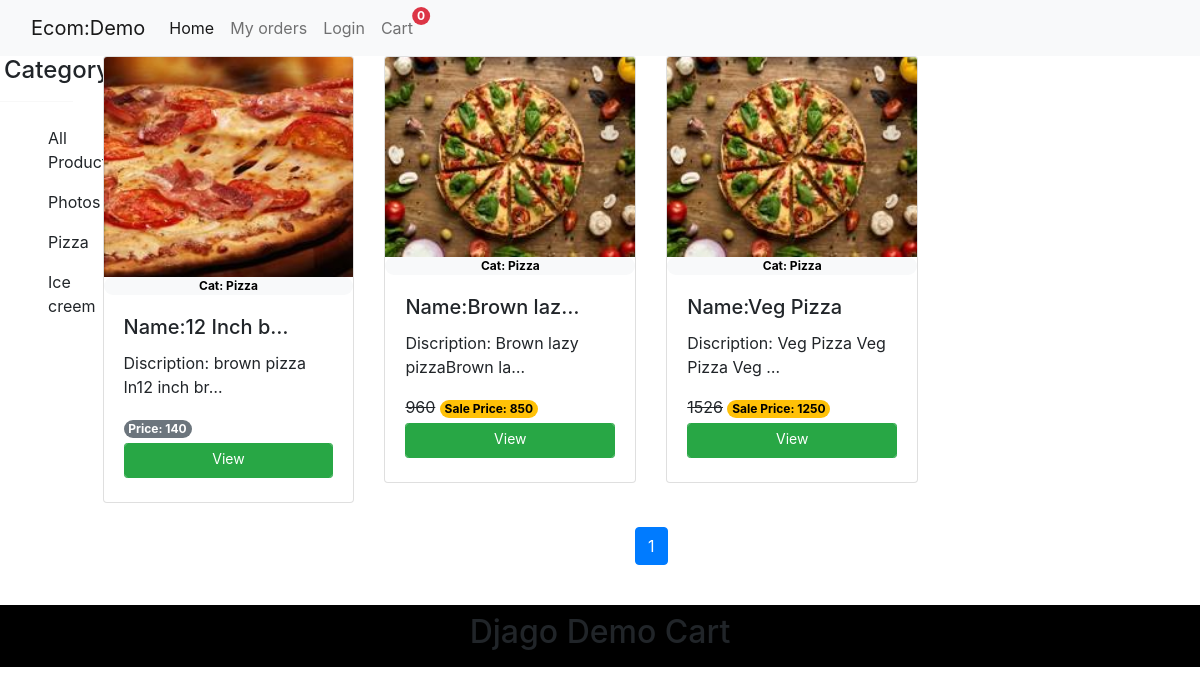
Page /2/ on the committed database.
### store/models.py (models this page shows, shortened)
class Category(models.Model):
    name = models.CharField(max_length=50)
    slug = models.SlugField(unique=True)

class Product(models.Model):
    category = models.ForeignKey(Category, on_delete=models.CASCADE)
    name = models.CharField(max_length=50)
    discription = models.CharField(max_length=500)
    image = models.ImageField(upload_to='static/products/photos')
    price = models.IntegerField()
    sale_price = models.IntegerField(null=True, blank=True)

### store/views.py (the view)
# urls.py: 2. Add a URL to urlpatterns:  path('', views.home, name='home')
def home(request,id=None):
    if id:
        products=Product.objects.all().filter(category__id=id)
    else:
        products = Product.objects.all().order_by('?')
    p=cart_id(request)
    print(request.user)
    paginator =Paginator(products,4)
    page_number = request.GET.get("page")
    page_obj = paginator .get_page(page_number)
    context = {
        'products': products,
        'page_obj':page_obj
    }
    return render(request, 'store/home.html', context)

### cart/context_processor.py (called while the page is built)
def count(request):
    order_count = OrderItem.objects.filter(
        cart__name=request.session.session_key).count()
    return dict(order_count=order_count)

def category(request):
    cat = Category.objects.all()
    return dict(cat=cat)

### cart/views.py (called while the page is built)
def cart_id(request):
    id = request.session.session_key
    if not id:
        id = request.session.create()
    return id

### templates/store/home.html (shortened to what this page needs)
{% extends 'store/base.html' %}
{% block bodyblock %}
<div class="row">
    <div class="col-1">
        <h4 class="text-center ml-1">Category</h4>
        <hr>
        <ul>
            <a class="nav-link" href="/">All Products</a>
            {% for category in cat %}
            <a class="nav-link" href="/{{category.id}}">{{category.name}} </a>
            {% endfor %}
        </ul>
    </div>
    <div class="col-11 mb-2 ">
        <div class="row g-2">
            {% for product in page_obj %}
            <div class="col-3">
                <div class="card">
                    <img src="{{product.image.url}}" class="card-img-top" alt="image"
                        style=" min-width: 200px; min-height: 200px; max-height: 220px;">
                    <span class="badge rounded-pill text-bg-light">Cat: {{product.category.name}} </span>
                    <div class="card-body">
                        <h5 class="card-title">Name:{{product.name | truncatechars:10}} </h5>
                        <p class="card-text">Discription: {{product.discription | truncatechars:25}}
                        </p>
                        {% if product.sale_price %}
                        <del>{{product.price}}</del>
                        <span class="badge rounded-pill text-bg-warning">Sale Price: {{product.sale_price}}</span>
                        {% else %}
                        <span class="badge rounded-pill text-bg-secondary">Price: {{product.price}}</span>
                        {% endif %}
                        <div><a class="btn btn-success btn-sm form-control my-1" href="/product/{{product.id}}">View</a>
                        </div>
                    </div>
                </div>
            </div>
            {% endfor %}
        </div>
        <nav aria-label="Page navigation example ">
            <ul class="pagination justify-content-center my-4">
                <li class="page-item active" aria-current="page">
                    <a class="page-link" href="">{{ page_obj.number }}
                    </a>
                </li>
            </ul>
        </nav>
    </div>
</div>
<footer>
    <div class="container-fluid" style="background-color: black;">
        <div class="text-center m-2 p-2">
            <h2>Djago Demo Cart</h2>
        </div>
    </div>
</footer>
{% endblock %}

### rows in the picture
Category: name "Photos"
Category: name "Pizza"
Category: name "Ice creem"
Product: image (picture), category.name "Pizza", name "12 Inch b…", discription "brown pizza In12 inch br…", price "140"
Product: image (picture), category.name "Pizza", name "Brown laz…", discription "Brown lazy pizzaBrown la…", price "960", sale_price "850"
Product: image (picture), category.name "Pizza", name "Veg Pizza", discription "Veg Pizza Veg Pizza Veg …", price "1526", sale_price "1250"

### other values in the picture
{{ order_count }} "0"
{{ page_obj.number }} "1"
